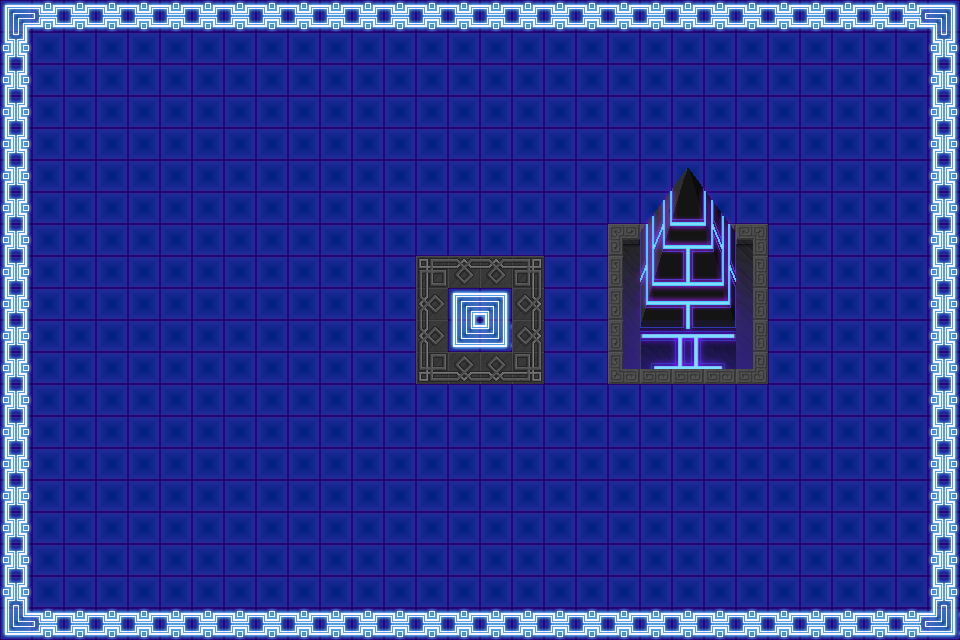

A 2D game scene composited from a Tiled map and its tileset images. What follows is a short description and the map's XML, with every tile layer's data as written:
An orthogonal 30x20 tile map with 32x32 px tiles, 3 tile layers (ground, block, top), 5 tilesets.

<map version="1.0" orientation="orthogonal" width="30" height="20" tilewidth="32" tileheight="32">
 <tileset firstgid="1" source="../tiles/Futuristic.tsx" />
 <tileset firstgid="401" source="../tiles/Wealth.tsx" />
 <tileset firstgid="1849" source="../tiles/Village 1.tsx" />
 <tileset firstgid="3273" source="../tiles/Outdoor.tsx" />
 <tileset firstgid="4841" source="../tiles/Exterior Pyramid.tsx" />
 <layer name="ground" width="30" height="20">
  <data encoding="csv">
1,15,16,16,16,16,16,16,16,16,16,16,16,16,16,16,16,16,16,16,16,16,16,16,16,16,16,16,6,2,
14,24,24,24,24,24,24,24,24,24,24,24,24,24,24,24,24,24,24,24,24,24,24,24,24,24,24,24,24,14,
8,24,24,24,24,24,24,24,24,24,24,24,24,24,24,24,24,24,24,24,24,24,24,24,24,24,24,24,24,8,
8,24,24,24,24,24,24,24,24,24,24,24,24,24,24,24,24,24,24,24,24,24,24,24,24,24,24,24,24,8,
8,24,24,24,24,24,24,24,24,24,24,24,24,24,24,24,24,24,24,24,24,24,24,24,24,24,24,24,24,8,
8,24,24,24,24,24,24,24,24,24,24,24,24,24,24,24,24,24,24,24,24,24,24,24,24,24,24,24,24,8,
8,24,24,24,24,24,24,24,24,24,24,24,24,24,24,24,24,24,24,24,24,24,24,24,24,24,24,24,24,8,
8,24,24,24,24,24,24,24,24,24,24,24,24,24,24,24,24,24,24,700,24,24,24,704,24,24,24,24,24,8,
8,24,24,24,24,24,24,24,24,24,24,24,24,638,639,639,640,24,24,708,24,24,24,712,24,24,24,24,24,8,
8,24,24,24,24,24,24,24,24,24,24,24,24,646,1,2,648,24,24,716,24,24,24,720,24,24,24,24,24,8,
8,24,24,24,24,24,24,24,24,24,24,24,24,646,9,10,648,24,24,724,725,726,727,728,24,24,24,24,24,8,
8,24,24,24,24,24,24,24,24,24,24,24,24,654,655,655,656,24,24,732,733,734,735,736,24,24,24,24,24,8,
8,24,24,24,24,24,24,24,24,24,24,24,24,24,24,24,24,24,24,24,24,24,24,24,24,24,24,24,24,8,
8,24,24,24,24,24,24,24,24,24,24,24,24,24,24,24,24,24,24,24,24,24,24,24,24,24,24,24,24,8,
8,24,24,24,24,24,24,24,24,24,24,24,24,24,24,24,24,24,24,24,24,24,24,24,24,24,24,24,24,8,
8,24,24,24,24,24,24,24,24,24,24,24,24,24,24,24,24,24,24,24,24,24,24,24,24,24,24,24,24,8,
8,24,24,24,24,24,24,24,24,24,24,24,24,24,24,24,24,24,24,24,24,24,24,24,24,24,24,24,24,8,
8,24,24,24,24,24,24,24,24,24,24,24,24,24,24,24,24,24,24,24,24,24,24,24,24,24,24,24,24,8,
7,24,24,24,24,24,24,24,24,24,24,24,24,24,24,24,24,24,24,24,24,24,24,24,24,24,24,24,24,7,
9,15,16,16,16,16,16,16,16,16,16,16,16,16,16,16,16,16,16,16,16,16,16,16,16,16,16,16,6,10
</data>
 </layer>
 <layer name="block" width="30" height="20">
  <data encoding="csv">
0,0,0,0,0,0,0,0,0,0,0,0,0,0,0,0,0,0,0,0,0,0,0,0,0,0,0,0,0,0,
0,0,0,0,0,0,0,0,0,0,0,0,0,0,0,0,0,0,0,0,0,0,0,0,0,0,0,0,0,0,
0,0,0,0,0,0,0,0,0,0,0,0,0,0,0,0,0,0,0,0,0,0,0,0,0,0,0,0,0,0,
0,0,0,0,0,0,0,0,0,0,0,0,0,0,0,0,0,0,0,0,0,0,0,0,0,0,0,0,0,0,
0,0,0,0,0,0,0,0,0,0,0,0,0,0,0,0,0,0,0,0,0,0,0,0,0,0,0,0,0,0,
0,0,0,0,0,0,0,0,0,0,0,0,0,0,0,0,0,0,0,0,0,0,0,0,0,0,0,0,0,0,
0,0,0,0,0,0,0,0,0,0,0,0,0,0,0,0,0,0,0,0,0,0,0,0,0,0,0,0,0,0,
0,0,0,0,0,0,0,0,0,0,0,0,0,0,0,0,0,0,0,0,701,702,703,0,0,0,0,0,0,0,
0,0,0,0,0,0,0,0,0,0,0,0,0,0,0,0,0,0,0,0,709,710,711,0,0,0,0,0,0,0,
0,0,0,0,0,0,0,0,0,0,0,0,0,0,0,0,0,0,0,0,717,718,719,0,0,0,0,0,0,0,
0,0,0,0,0,0,0,0,0,0,0,0,0,0,0,0,0,0,0,0,0,0,0,0,0,0,0,0,0,0,
0,0,0,0,0,0,0,0,0,0,0,0,0,0,0,0,0,0,0,0,0,0,0,0,0,0,0,0,0,0,
0,0,0,0,0,0,0,0,0,0,0,0,0,0,0,0,0,0,0,0,0,0,0,0,0,0,0,0,0,0,
0,0,0,0,0,0,0,0,0,0,0,0,0,0,0,0,0,0,0,0,0,0,0,0,0,0,0,0,0,0,
0,0,0,0,0,0,0,0,0,0,0,0,0,0,0,0,0,0,0,0,0,0,0,0,0,0,0,0,0,0,
0,0,0,0,0,0,0,0,0,0,0,0,0,0,0,0,0,0,0,0,0,0,0,0,0,0,0,0,0,0,
0,0,0,0,0,0,0,0,0,0,0,0,0,0,0,0,0,0,0,0,0,0,0,0,0,0,0,0,0,0,
0,0,0,0,0,0,0,0,0,0,0,0,0,0,0,0,0,0,0,0,0,0,0,0,0,0,0,0,0,0,
0,0,0,0,0,0,0,0,0,0,0,0,0,0,0,0,0,0,0,0,0,0,0,0,0,0,0,0,0,0,
0,0,0,0,0,0,0,0,0,0,0,0,0,0,0,0,0,0,0,0,0,0,0,0,0,0,0,0,0,0
</data>
 </layer>
 <layer name="top" width="30" height="20">
  <data encoding="csv">
0,0,0,0,0,0,0,0,0,0,0,0,0,0,0,0,0,0,0,0,0,0,0,0,0,0,0,0,0,0,
0,0,0,0,0,0,0,0,0,0,0,0,0,0,0,0,0,0,0,0,0,0,0,0,0,0,0,0,0,0,
0,0,0,0,0,0,0,0,0,0,0,0,0,0,0,0,0,0,0,0,0,0,0,0,0,0,0,0,0,0,
0,0,0,0,0,0,0,0,0,0,0,0,0,0,0,0,0,0,0,0,0,0,0,0,0,0,0,0,0,0,
0,0,0,0,0,0,0,0,0,0,0,0,0,0,0,0,0,0,0,0,0,0,0,0,0,0,0,0,0,0,
0,0,0,0,0,0,0,0,0,0,0,0,0,0,0,0,0,0,0,0,685,686,687,0,0,0,0,0,0,0,
0,0,0,0,0,0,0,0,0,0,0,0,0,0,0,0,0,0,0,0,693,694,695,0,0,0,0,0,0,0,
0,0,0,0,0,0,0,0,0,0,0,0,0,0,0,0,0,0,0,0,0,0,0,0,0,0,0,0,0,0,
0,0,0,0,0,0,0,0,0,0,0,0,0,0,0,0,0,0,0,0,0,0,0,0,0,0,0,0,0,0,
0,0,0,0,0,0,0,0,0,0,0,0,0,0,0,0,0,0,0,0,0,0,0,0,0,0,0,0,0,0,
0,0,0,0,0,0,0,0,0,0,0,0,0,0,0,0,0,0,0,0,0,0,0,0,0,0,0,0,0,0,
0,0,0,0,0,0,0,0,0,0,0,0,0,0,0,0,0,0,0,0,0,0,0,0,0,0,0,0,0,0,
0,0,0,0,0,0,0,0,0,0,0,0,0,0,0,0,0,0,0,0,0,0,0,0,0,0,0,0,0,0,
0,0,0,0,0,0,0,0,0,0,0,0,0,0,0,0,0,0,0,0,0,0,0,0,0,0,0,0,0,0,
0,0,0,0,0,0,0,0,0,0,0,0,0,0,0,0,0,0,0,0,0,0,0,0,0,0,0,0,0,0,
0,0,0,0,0,0,0,0,0,0,0,0,0,0,0,0,0,0,0,0,0,0,0,0,0,0,0,0,0,0,
0,0,0,0,0,0,0,0,0,0,0,0,0,0,0,0,0,0,0,0,0,0,0,0,0,0,0,0,0,0,
0,0,0,0,0,0,0,0,0,0,0,0,0,0,0,0,0,0,0,0,0,0,0,0,0,0,0,0,0,0,
0,0,0,0,0,0,0,0,0,0,0,0,0,0,0,0,0,0,0,0,0,0,0,0,0,0,0,0,0,0,
0,0,0,0,0,0,0,0,0,0,0,0,0,0,0,0,0,0,0,0,0,0,0,0,0,0,0,0,0,0
</data>
 </layer>
</map>